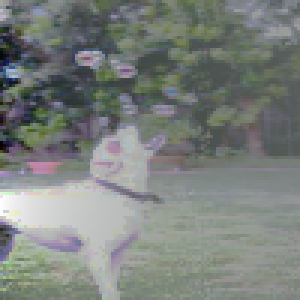
#> input picture test2_new.png, 100 x 100 px, given in place of article_pont_color.png, which was not available (shown 3 times larger)
$ python interpolation.py
#> lines starting #> are read from the running program, lines starting #| are printed output that depends on the picture; long printed decimals are rounded; pictures that were not available may be replaced by others from this repository, and a replacement may not be noted
### loader.py
import cv2
import numpy as np

def load_image(image_path, lab=False):
#> called with image_path = 'images/article_pont_color.png', lab = False
    try:
        image = cv2.imread(image_path)
#> image is the input picture: shape (100, 100, 3); mean B, G, R 124.2, 128.2, 122.9
        if image.shape == ():
            raise Exception("Error while loading the image")

        if lab:
            image = cv2.cvtColor(image, cv2.COLOR_BGR2LAB)

        return np.array(image)
    except:
        print("Error while loading the image")
        raise Exception("Error while loading the image")

def save_image(image, name="image", lab=False):
    image.astype(np.uint8)
    if lab:
        image[:, :, 0] = np.clip(image[:, :, 0], 0, 255)
        image[:, :, 1] = np.clip(image[:, :, 1], 0, 255)
        image[:, :, 2] = np.clip(image[:, :, 2], 0, 255)
        image = cv2.cvtColor(image.astype(np.uint8), cv2.COLOR_LAB2BGR)
    cv2.imwrite(f"{name}", image)
    print(f"Image saved as {name}")

# [11 lines that do not run on import are left out]


### vizualization.py
from matplotlib import pyplot as plt
import matplotlib
import loader as ld
import numpy as np

matplotlib.use('tkagg')


# [75 lines left out: functions show_histogram, show_histogram_rgb, save_histogram_rgb, not called in this run]


def save_channel_rgb(image, channel, name):
    fig, ax = plt.subplots()
    ax.imshow(image[:, :, channel], cmap='gray')
    plt.savefig(f'channels/{name.split("/")[-1].split(".")[0]}_channel_{channel}.png')
    plt.close()


# [6 lines that do not run on import are left out]

### scaling.py
import numpy as np
import loader as ld
import vizualization as vz
import tqdm

# [24 lines left out: function scaling, not called in this run]


def scaling_gw_wp(image_r, channel=0, mx=255, mn=0):
    """

    | channel : int, the channel to rescale, default 0 = all channels, 1 = red, 2 = green, 3 = blue
    | image_r : numpy array, the image to rescale
    Rescale the image channel 'channel' to the range [0, 255]
    Associate the mid value of the channel to 127.5 and the maximum value to 255.
    Modify the image in place.

    """
    print(" |------------------------------------------------------------------|")
    print(" | Scaling an image of shape (with GW WP) ", image_r[:, :, 0].shape)
    print(" | Channel ", channel)
    print(" | max/min ", image_r[:, :, channel].max(), image_r[:, :, channel].min())
    print(" | mean ", image_r[:, :, channel].mean())


    max_channel = image_r[:, :, channel].max()
    mean_channel = image_r[:, :, channel].mean()

    # [8 lines of commented-out code are left out]

    for i in tqdm.tqdm(range(image_r.shape[0])):
        for j in range(image_r.shape[1]):
            intensity = np.round(128 + 127 * (image_r[i, j, channel] / max_channel))
            image_r[i, j, channel] = intensity


# [9 lines that do not run on import are left out]

### Fonctions_de_bases.py
import numpy as np
import math
import time
import warnings
import tqdm
import random

# Convertir les avertissements en erreurs
warnings.filterwarnings("error", category=RuntimeWarning)


# définir les fonctions de base
# [5 lines left out: function signum, not called in this run]

def saturation(x, alpha=2):
    """
    Fonction de saturation (fonction de transformation).
    """
    return np.clip(alpha*x, -1, 1)

def Omega_Ed(i1,j1,i2,j2):
# distance euclidienne
# i et j les coordonées du pixel
    if i1==i2 and j1==j2:
        return 0
    return 1/math.sqrt(((i1-i2)**2)+((j1-j2)**2))

# [85 lines left out: functions Omega_Ed_2, Omega_Manhattan, R_pixel, R_pixel_random, R_random, R, not called in this run]

### interpolation.py
import numpy as np
from scipy.fftpack import dct, idct
import loader as ld
from Fonctions_de_bases import Omega_Ed, saturation
import vizualization as vz
import scaling as sc


def dct2_convolution(image, kernel):
    """
    Convolution 2D basée sur la DCT (Discrete Cosine Transform).
    """
    image_dct = dct(dct(image, axis=0, norm='ortho'), axis=1, norm='ortho')
    kernel_dct = dct(dct(kernel, axis=0, norm='ortho'), axis=1, norm='ortho')
    result_dct = image_dct * kernel_dct
    result = idct(idct(result_dct, axis=0, norm='ortho'), axis=1, norm='ortho')
    return result

def get_kernel(sizex, sizey, omega):
    kernel = np.zeros((sizex, sizey))
    for i in range(sizex):
        for j in range(sizey):
            kernel[i, j] = omega(sizex//2, sizey//2, i, j)
    return kernel

def compute_R_2d(image, L, omega, s_alpha):
    """
    Calcul de R(x; L) pour une image 2D en utilisant des convolutions.
    """

    weights = get_kernel(image.shape[0], image.shape[1], omega)  # Noyau de convolution
    s_values = s_alpha(L - image)  # Transformation de l'image avec le niveau L
    return dct2_convolution(weights, s_values)

def ace_approximation_2d(image, omega, s_alpha, num_levels=8):
    """
    Algorithme rapide pour approximer ACE sur des images 2D.

    Arguments:
        image: Image d'entrée (numpy array 2D).
        omega:
        s_alpha: Fonction seuil
        num_levels: Nombre de niveaux pour interpoler entre min(image) et max(image).

    Retourne:
        Une liste de convolutions calculées pour chaque niveau L.
    """
    L_min, L_max = np.min(image), np.max(image)
    levels = np.linspace(L_min, L_max, num_levels)
    R_results = []

    for L in levels:
        R = compute_R_2d(image, L, omega, s_alpha)
        R_results.append(R)

    return levels, R_results

def ace_interpolation(image_unnormalized, omega, s_alpha, num_levels=8, lab=False, scaling_function=sc.scaling_gw_wp):
    """
    Algorithme ACE complet pour interpoler une image 2D.

    Arguments:
        image: Image d'entrée (numpy array 2D).
        omega: Fonction poids (par ex., une gaussienne).
        s_alpha: Fonction de transformation pour L - I(y).
        num_levels: Nombre de niveaux pour interpoler entre min(image) et max(image).

    Retourne:
        Image interpolée.
    """
#> called with num_levels = 8, lab = False

    print("ACE interpolation...")
    print("| Image shape: ", image_unnormalized.shape)
#| | Image shape:  (100, 100, 3)
    print("| Omega: ", omega)
    print("| s_alpha: ", s_alpha)
    print("| Number of levels: ", num_levels)
    print("| Lab: ", lab)
    print("| Scaling function: ", scaling_function)


    image = image_unnormalized.astype(np.float64) / image_unnormalized.max()
    result = np.zeros_like(image)

    for channel in range(3):
        levels, R_values = ace_approximation_2d(image[:, :, channel], omega, s_alpha, num_levels)

        print(" # Computing channel ", channel)

        for k in range(num_levels-1):
            for i in range(image.shape[0]):
                for j in range(image.shape[1]):
                    if levels[k] <= image[i, j, channel] and image[i, j, channel] <= levels[k+1]:
                        result[i, j, channel] = ((R_values[k+1][i, j] - R_values[k][i, j]) / (levels[k+1] - levels[k])) * (image[i, j, channel] - levels[k]) + R_values[k][i, j]
#> this loop made 3 passes
#> pass 1, in compute_R_2d, `s_values = s_alpha(L - image)  # Transformation de l'image avec le niv..`:
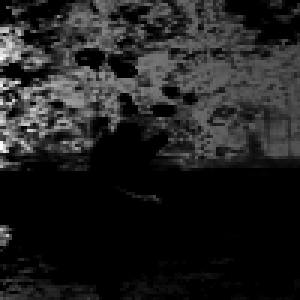
#> s_values: shape (100, 100) float64 (shown 3 times larger); min -1, max 0, mean -0.871; drawn with min black and max white
#> pass 1, in dct2_convolution, `image_dct = dct(dct(image, axis=0, norm='ortho'), axis=1, norm='ortho')`:
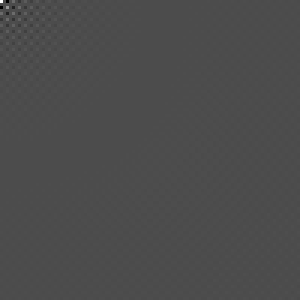
#> image_dct: shape (100, 100) float64 (shown 3 times larger); min -1.5, max 3.49, mean 0.000172; drawn with min black and max white
#> pass 1, in dct2_convolution, `kernel_dct = dct(dct(kernel, axis=0, norm='ortho'), axis=1, norm='orth..`:
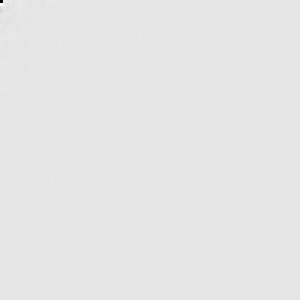
#> kernel_dct: shape (100, 100) float64 (shown 3 times larger); min -87.09, max 9.62, mean -0.00869; drawn with min black and max white
#> pass 1, in dct2_convolution, `result_dct = image_dct * kernel_dct`:
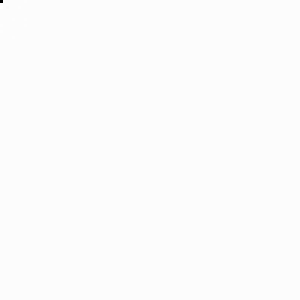
#> result_dct: shape (100, 100) float64 (shown 3 times larger); min -303.6, max 2.54, mean -0.0309; drawn with min black and max white

    vz.save_channel_rgb(result, 0, "lastace_interpolation")
#> in save_channel_rgb, `plt.savefig(f'channels/{name.split("/")[-1].split(".")[0]}_channel_{ch..`:
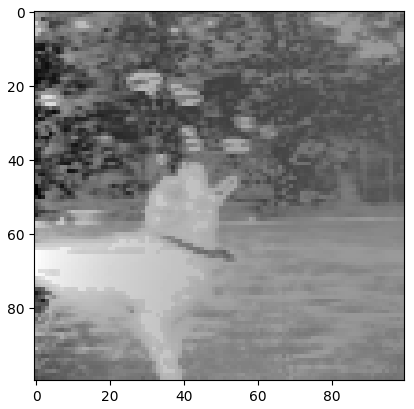
#> figure drawn by matplotlib, 1 panel

    scaling_function(result, 0)
#|  | Scaling an image of shape (with GW WP)  (100, 100)
#|  | max/min  3.172 -3.047
#|  | mean  -0.0001327
#> in scaling_gw_wp, `max_channel = image_r[:, :, channel].max()`: max_channel = 3.17
#> in scaling_gw_wp, `mean_channel = image_r[:, :, channel].mean()`: mean_channel = -0.000133
#> after the loop in scaling_gw_wp, `for i in tqdm.tqdm(range(image_r.shape[0])):`:
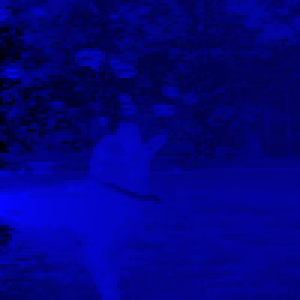
#> image_r: shape (100, 100, 3) float64 (shown 3 times larger); mean B, G, R 128, 0, 0; drawn with min black and max white
    scaling_function(result, 1)
#> call 2 of scaling_gw_wp, with channel = 1, mx = 255, mn = 0
#|  | Scaling an image of shape (with GW WP)  (100, 100)
#|  | max/min  3.099 -3.164
#|  | mean  -3.389716177812261e-05
#> in scaling_gw_wp (call 2), `max_channel = image_r[:, :, channel].max()`: max_channel = 3.1
#> in scaling_gw_wp (call 2), `mean_channel = image_r[:, :, channel].mean()`: mean_channel = -3.39e-05
#> after the loop in scaling_gw_wp (call 2), `for i in tqdm.tqdm(range(image_r.shape[0])):`:
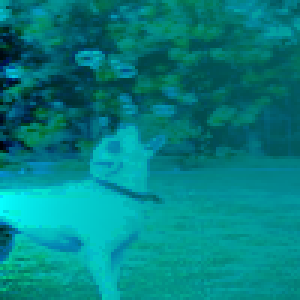
#> image_r: shape (100, 100, 3) float64 (shown 3 times larger); mean B, G, R 128, 128, 0; drawn with min black and max white
    scaling_function(result, 2)
#|  | Scaling an image of shape (with GW WP)  (100, 100)
#|  | max/min  3.165 -3.035
#|  | mean  -0.0001626

    return result


if __name__ == "__main__":

    image = ld.load_image("images/article_pont_color.png")

    result = ace_interpolation(image, Omega_Ed, saturation, num_levels=8)

    ld.save_image(result, "images/article_pont_acel.png")
